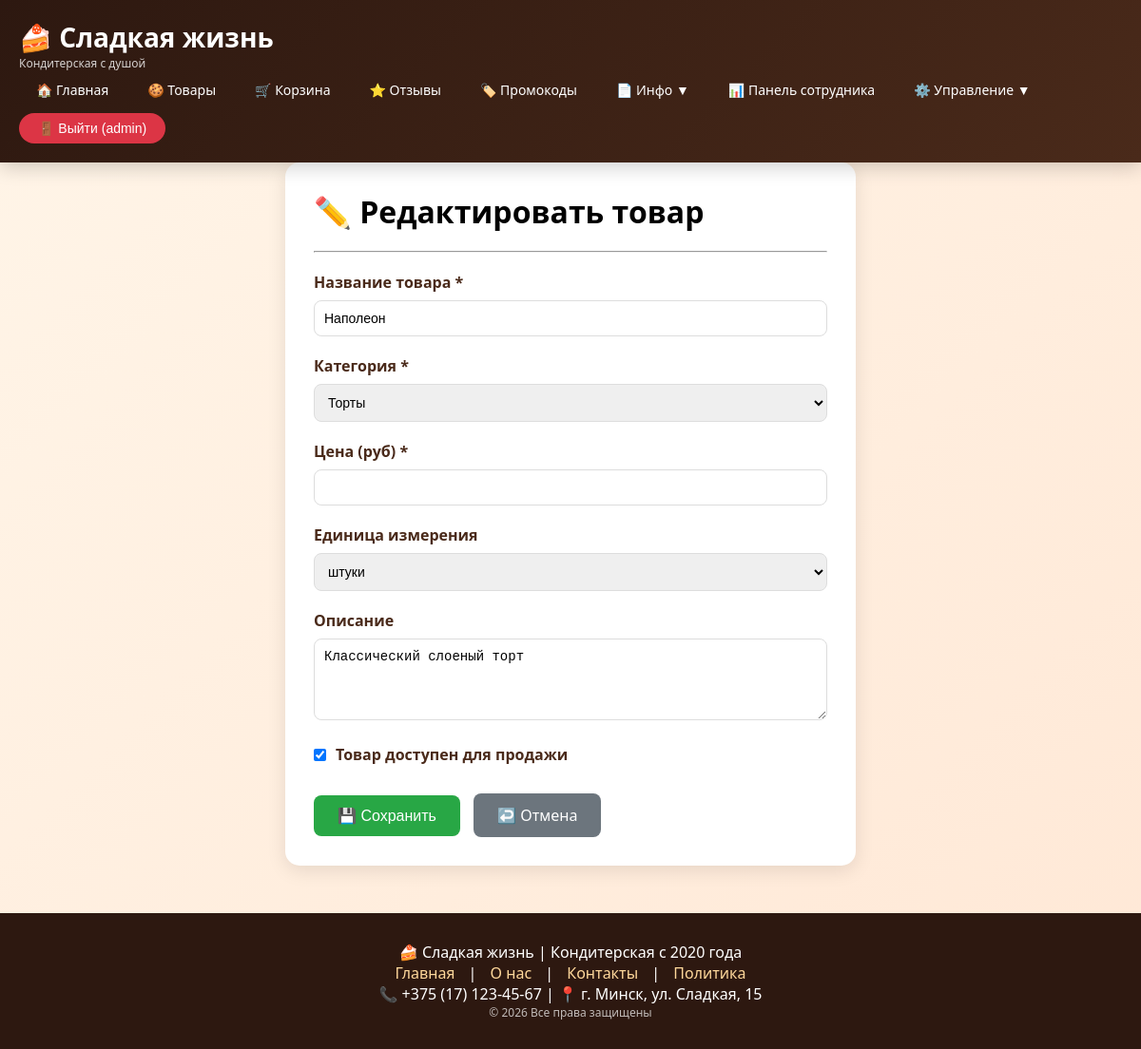
Screenshot of /admin-panel/product/1/edit/ (signed in) with the database file from the repository.
### shop/models.py (models this page shows, shortened)
class Product(models.Model):
    UNIT_CHOICES = [
        ('pcs', 'штуки'),
        ('kg', 'килограммы'),
        ('g', 'граммы'),
    ]
    name = models.CharField(max_length=100)
    category = models.ForeignKey(Category, on_delete=models.CASCADE, related_name='products')
    unit = models.CharField(max_length=3, choices=UNIT_CHOICES, default='pcs')
    price = models.DecimalField(max_digits=10, decimal_places=2, validators=[MinValueValidator(0)])
    description = models.TextField()
    image = models.ImageField(upload_to='products/', null=True, blank=True)
    is_available = models.BooleanField(default=True)
    created_at = models.DateTimeField(auto_now_add=True)
    updated_at = models.DateTimeField(auto_now=True)
    ingredients = models.ManyToManyField('Ingredient', through='ProductIngredient')

class Category(models.Model):
    name = models.CharField(max_length=50)
    description = models.TextField(blank=True)

### shop/views.py (the view, shortened to what this page needs)
# urls.py: re_path(r'^admin-panel/product/(?P<product_id>\d+)/edit/$', views.admin_product_edit, name='admin_product_edit'),
@login_required
def admin_product_edit(request, product_id):
    if not request.user.is_superuser:
        return redirect('home')
    product = get_object_or_404(Product, id=product_id)
    context = {
        'product': product,
        'categories': Category.objects.all(),
    }
    return render(request, 'shop/admin_product_form.html', context)

### shop/templates/shop/admin_product_form.html (shortened to what this page needs)
{% extends 'shop/base.html' %}
{% block content %}
<div class="form-container">
    <h1>{% if product %}✏️ Редактировать товар{% else %}➕ Добавить новый товар{% endif %}</h1>
    <hr>
    <form method="post">
        <div class="form-group">
            <label>Название товара *</label>
            <input type="text" name="name" value="{{ product.name|default:'' }}" required>
        </div>
        <div class="form-group">
            <label>Категория *</label>
            <select name="category" required>
                {% for cat in categories %}
                <option value="{{ cat.id }}" {% if product.category.id == cat.id %}selected{% endif %}>
                    {{ cat.name }}
                </option>
                {% endfor %}
            </select>
        </div>
        <div class="form-group">
            <label>Цена (руб) *</label>
            <input type="number" name="price" step="0.01" value="{{ product.price|default:'' }}" required>
        </div>
        <div class="form-group">
            <label>Единица измерения</label>
            <select name="unit">
                <option value="pcs" {% if product.unit == 'pcs' %}selected{% endif %}>штуки</option>
            </select>
        </div>
        <div class="form-group">
            <label>Описание</label>
            <textarea name="description" rows="4">{{ product.description|default:'' }}</textarea>
        </div>
        <div class="form-group checkbox-group">
            <input type="checkbox" name="is_available" id="is_available" {% if product.is_available or not product %}checked{% endif %}>
            <label for="is_available" style="margin-bottom: 0;">Товар доступен для продажи</label>
        </div>
        <div style="margin-top: 30px;">
            <button type="submit">💾 Сохранить</button>
            <a href="{% url 'admin_products' %}" class="cancel-btn">↩️ Отмена</a>
        </div>
    </form>
</div>
{% endblock %}

### shop/templates/shop/base.html (shortened to what this page needs)
<!DOCTYPE html>
<html lang="ru">
<head>
</head>
<body>
    <div class="header">
        <div class="container">
            <div class="header-content">
                <div class="logo">
                    <h1>🍰 Сладкая жизнь</h1>
                    <p>Кондитерская с душой</p>
                </div>
                <div class="main-nav">
                    <ul>
                        <li><a href="{% url 'home' %}">🏠 Главная</a></li>
                        <li><a href="{% url 'products' %}">🍪 Товары</a></li>
                        <li><a href="{% url 'cart_view' %}">🛒 Корзина</a></li>
                        <li><a href="{% url 'reviews' %}">⭐ Отзывы</a></li>
                        <li><a href="{% url 'promocodes' %}">🏷️ Промокоды</a></li>
                        <li class="dropdown">
                            <a href="#">📄 Инфо ▼</a>
                        </li>
                        {% if user.is_authenticated and user.employee or user.is_superuser %}
                        <li><a href="{% url 'employee_dashboard' %}">📊 Панель сотрудника</a></li>
                        {% endif %}
                        {% if user.is_superuser %}
                            <li class="dropdown">
                                <a href="#">⚙️ Управление ▼</a>
                            </li>
                            {% endif %}
                        {% if user.is_authenticated %}
                        <li>
                            <form action="{% url 'logout' %}" method="post" class="logout-form">
                                <button type="submit" class="logout-btn">🚪 Выйти ({{ user.username }})</button>
                            </form>
                        </li>
                        {% else %}
                        <li><a href="{% url 'login' %}">🔑 Войти</a></li>
                        <li><a href="{% url 'register' %}">📝 Регистрация</a></li>
                        {% endif %}
                    </ul>
                </div>
            </div>
        </div>
    </div>
    <div class="container">
        {% block content %}
        {% endblock %}
    </div>
    <div class="footer">
        <div class="container">
            <p>🍰 Сладкая жизнь | Кондитерская с 2020 года</p>
            <p>
                <a href="{% url 'home' %}">Главная</a> |
                <a href="{% url 'about' %}">О нас</a> |
                <a href="{% url 'contacts' %}">Контакты</a> |
                <a href="{% url 'privacy_policy' %}">Политика</a>
            </p>
            <p>📞 +375 (17) 123-45-67 | 📍 г. Минск, ул. Сладкая, 15</p>
            <p style="font-size: 12px; opacity: 0.7;">© 2026 Все права защищены</p>
        </div>
    </div>
</body>
</html>

### shop/templates/shop/base.html (style rules this page uses)
* { margin: 0; padding: 0; box-sizing: border-box; }
body { font-family: 'Segoe UI', Tahoma, Geneva, Verdana, sans-serif; background: linear-gradient(135deg, #fff5e8 0%, #ffe8d6 100%); min-height: 100vh; }
.header { background: linear-gradient(135deg, #2d1810 0%, #4a2a1a 100%); color: white; padding: 20px 0; box-shadow: 0 4px 20px rgba(0,0,0,0.2); position: sticky; top: 0; z-index: 1000; }
.container { max-width: 1200px; margin: 0 auto; padding: 0 20px; }
.header-content { display: flex; justify-content: space-between; align-items: center; flex-wrap: wrap; }
.logo h1 { font-size: 28px; font-weight: bold; }
.logo p { font-size: 12px; opacity: 0.8; }
.main-nav ul { display: flex; list-style: none; gap: 5px; flex-wrap: wrap; }
.main-nav li { position: relative; }
.main-nav a { color: white; text-decoration: none; padding: 10px 18px; display: block; border-radius: 25px; transition: all 0.3s ease; font-size: 14px; font-weight: 500; }
.logout-form { display: inline; }
.logout-btn { background: #dc3545; color: white; border: none; padding: 8px 20px; border-radius: 25px; cursor: pointer; font-size: 14px; font-weight: 500; transition: all 0.3s ease; }
.footer { background: #2d1810; color: white; padding: 30px 0; margin-top: 50px; text-align: center; }
.footer a { color: #ffd89b; text-decoration: none; margin: 0 10px; }

### shop/templates/shop/admin_product_form.html (style rules this page uses)
.form-container { max-width: 600px; margin: 0 auto; background: white; padding: 30px; border-radius: 15px; box-shadow: 0 5px 20px rgba(0,0,0,0.1); }
.form-group { margin-bottom: 20px; }
label { display: block; font-weight: bold; margin-bottom: 8px; color: #4a2a1a; }
input, select, textarea { width: 100%; padding: 10px; border: 1px solid #ddd; border-radius: 8px; font-size: 14px; }
.checkbox-group { display: flex; align-items: center; gap: 10px; }
.checkbox-group input { width: auto; }
button { background: #28a745; color: white; padding: 12px 25px; border: none; border-radius: 8px; cursor: pointer; font-size: 16px; }
.cancel-btn { background: #6c757d; margin-left: 10px; text-decoration: none; padding: 12px 25px; border-radius: 8px; color: white; display: inline-block; }
hr { margin: 20px 0; }

### rows the page displays
Product: name "Наполеон", category "Торты", unit "штуки", description "Классический слоеный торт", is_available "☑"

### other values shown
{{ user.username }} "admin"
